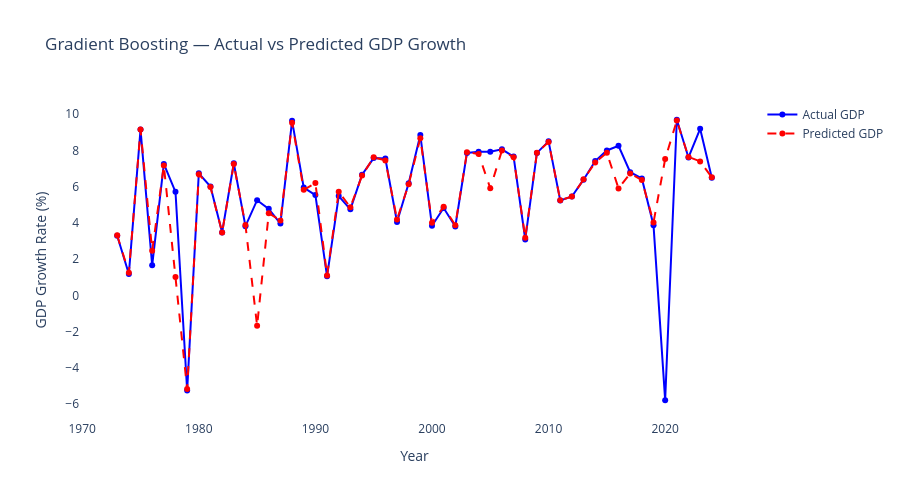

The notebook cell saved with this chart:
### Code cell
best_model = GradientBoostingRegressor(n_estimators=100, random_state=42)
best_model.fit(X_train2, y_train2)
y_pred_best = best_model.predict(X2_scaled)

fig = go.Figure()

fig.add_trace(go.Scatter(
    x=df_ml['year'],
    y=y2.values,
    mode='lines+markers',
    name='Actual GDP',
    line=dict(color='blue')
))

fig.add_trace(go.Scatter(
    x=df_ml['year'],
    y=y_pred_best,
    mode='lines+markers',
    name='Predicted GDP',
    line=dict(color='red', dash='dash')
))

fig.update_layout(
    title='Gradient Boosting — Actual vs Predicted GDP Growth',
    xaxis_title='Year',
    yaxis_title='GDP Growth Rate (%)',
    plot_bgcolor='white',
    hovermode='x unified',
    width=900,
    height=500
)

fig.show()

### Figure 1 — Plotly figure (JSON) as saved in the notebook; plotly's stock layout.template omitted (floating-point values rounded to 4 significant figures)
{"data": [{"line": {"color": "blue"}, "mode": "lines+markers", "name": "Actual GDP", "type": "scatter", "x": [1973, 1974, 1975, 1976, 1977, 1978, 1979, 1980, 1981, 1982, 1983, 1984, 1985, 1986, 1987, 1988, 1989, 1990, 1991, 1992, 1993, 1994, 1995, 1996, 1997, 1998, 1999, 2000, 2001, 2002, 2003, 2004, 2005, 2006, 2007, 2008, 2009, 2010, 2011, 2012, 2013, 2014, 2015, 2016, 2017, 2018, 2019, 2020, 2021, 2022, 2023, 2024], "y": [3.296, 1.185, 9.15, 1.663, 7.255, 5.713, -5.238, 6.736, 6.006, 3.476, 7.289, 3.821, 5.254, 4.777, 3.965, 9.628, 5.947, 5.533, 1.057, 5.482, 4.751, 6.659, 7.574, 7.55, 4.05, 6.184, 8.846, 3.841, 4.824, 3.804, 7.86, 7.923, 7.923, 8.061, 7.661, 3.087, 7.862, 8.498, 5.241, 5.456, 6.386, 7.41, 7.996, 8.256, 6.795, 6.454, 3.871, -5.778, 9.69, 7.609, 9.191, 6.495]}, {"line": {"color": "red", "dash": "dash"}, "mode": "lines+markers", "name": "Predicted GDP", "type": "scatter", "x": [1973, 1974, 1975, 1976, 1977, 1978, 1979, 1980, 1981, 1982, 1983, 1984, 1985, 1986, 1987, 1988, 1989, 1990, 1991, 1992, 1993, 1994, 1995, 1996, 1997, 1998, 1999, 2000, 2001, 2002, 2003, 2004, 2005, 2006, 2007, 2008, 2009, 2010, 2011, 2012, 2013, 2014, 2015, 2016, 2017, 2018, 2019, 2020, 2021, 2022, 2023, 2024], "y": [3.315, 1.253, 9.157, 2.459, 7.167, 1.012, -5.164, 6.68, 5.978, 3.472, 7.247, 3.885, -1.675, 4.538, 4.135, 9.526, 5.823, 6.202, 1.097, 5.726, 4.862, 6.612, 7.616, 7.448, 4.193, 6.131, 8.673, 4.004, 4.888, 3.874, 7.898, 7.799, 5.914, 7.995, 7.627, 3.177, 7.87, 8.467, 5.256, 5.452, 6.402, 7.337, 7.865, 5.901, 6.731, 6.362, 4.028, 7.523, 9.644, 7.639, 7.393, 6.515]}], "layout": {"height": 500, "hovermode": "x unified", "plot_bgcolor": "white", "title": {"text": "Gradient Boosting — Actual vs Predicted GDP Growth"}, "width": 900, "xaxis": {"title": {"text": "Year"}}, "yaxis": {"title": {"text": "GDP Growth Rate (%)"}}}}
